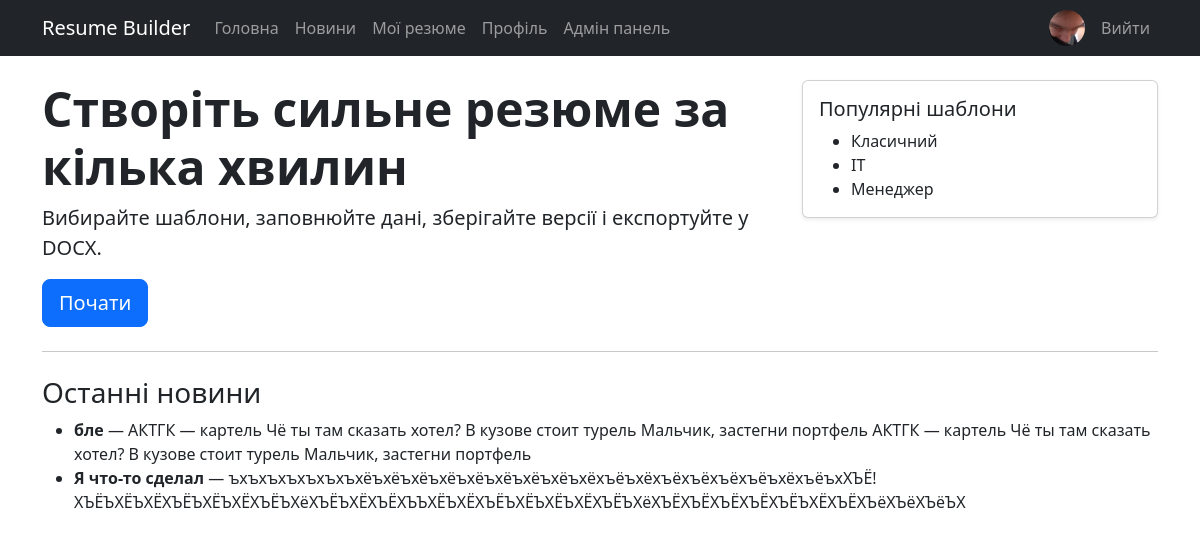
Page / (signed in) on the earlier database version.
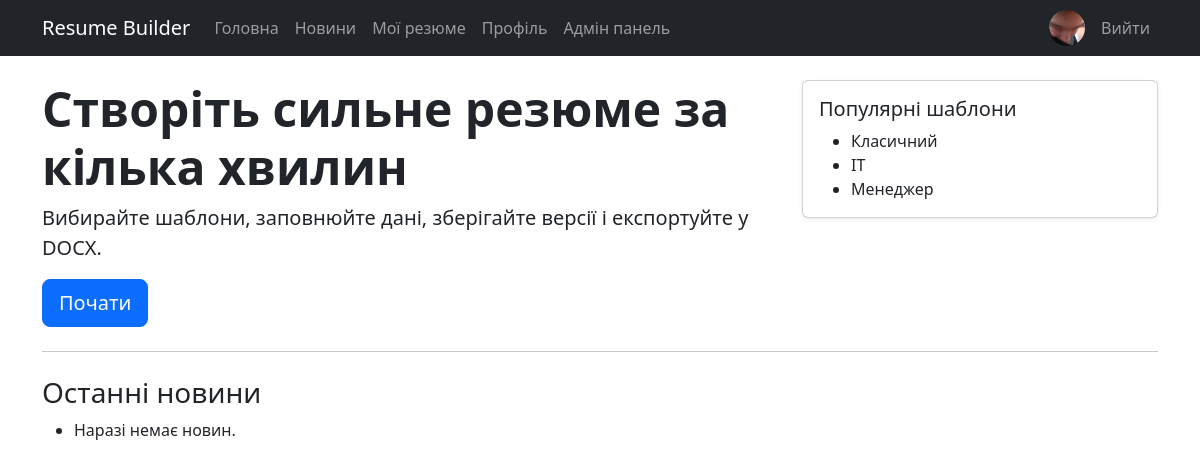
Same page on the later database version.
### builder/models.py (models this page shows, shortened)
class NewsItem(models.Model):
    title = models.CharField(max_length=200)
    content = models.TextField()
    image = models.ImageField(upload_to='news/', blank=True, null=True)
    author = models.ForeignKey(User, on_delete=models.SET_NULL, null=True, blank=True, related_name='news_items')
    created_at = models.DateTimeField(default=timezone.now)

### builder/views.py (the view)
# urls.py: path('', views.home, name='home'),
def home(request):
    return render(request, 'home.html', {'news_items': NewsItem.objects.order_by('-created_at')[:3]})

### builder/context_processors.py (called while the page is built)
def user_profile(request):
    if request.user.is_authenticated:
        profile = Profile.objects.filter(user=request.user).first()
        return {'user_profile': profile}
    return {'user_profile': None}

### templates/home.html
{% extends 'base.html' %}
{% block content %}
<div class="row g-4">
    <div class="col-lg-8">
        <h1 class="display-5 fw-bold">Створіть сильне резюме за кілька хвилин</h1>
        <p class="lead">Вибирайте шаблони, заповнюйте дані, зберігайте версії і експортуйте у DOCX.</p>
        <a class="btn btn-primary btn-lg" href="{% url 'templates_list' %}">Почати</a>
    </div>
    <div class="col-lg-4">
        <div class="card shadow-sm">
            <div class="card-body">
                <h5 class="card-title">Популярні шаблони</h5>
                <ul class="mb-0">
                    <li>Класичний</li>
                    <li>IT</li>
                    <li>Менеджер</li>
                </ul>
            </div>
        </div>
    </div>
</div>
<hr class="my-4">
<h3>Останні новини</h3>
<ul>
    {% for item in news_items %}
    <li><strong>{{ item.title }}</strong> — {{ item.content }}</li>
    {% empty %}
    <li>Наразі немає новин.</li>
    {% endfor %}
</ul>
{% endblock %}

Differences in the rows shown:
removed NewsItem: title "бле", content "АКТГК — картель Чё ты там сказать хотел? В кузове стоит турель Мальчик, застегни портфель АКТГК — картель Чё ты там сказать хотел? В кузове стоит турель Мальчик, застегни портфель"
removed NewsItem: title "Я что-то сделал", content "ъхъхъхъхъхъхъхёъхёъхёъхёъхёъхёъхёъхёъхёхъёъхёхъёхъёхъёхъёъхёхъёъхХЪЁ!ХЪЁЪХЁЪХЁХЪЁЪХЁЪХЁХЪЁЪХёХЪЁЪХЁХЪЁХЪЪХЁЪХЁХЪЁЪХЁЪХЁЪХЁХЪЁЪХёХЪЁХЪЁХЪЁХЪЁХЪЁЪХЁХЪЁХЪёХЪёХЪёЪХ"
Other differences:
text now shown: "Наразі немає новин."
